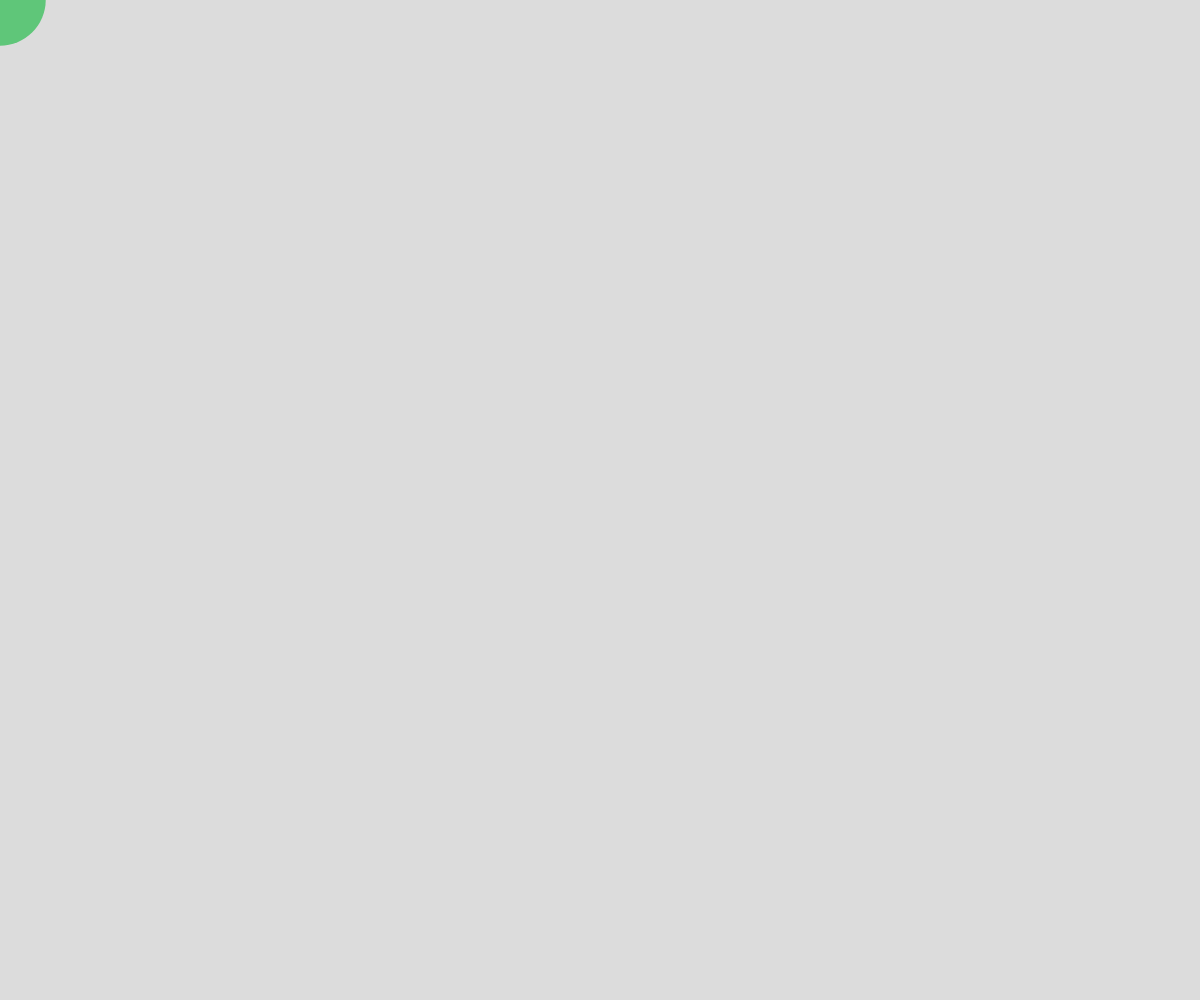
Frame 1 (no input)
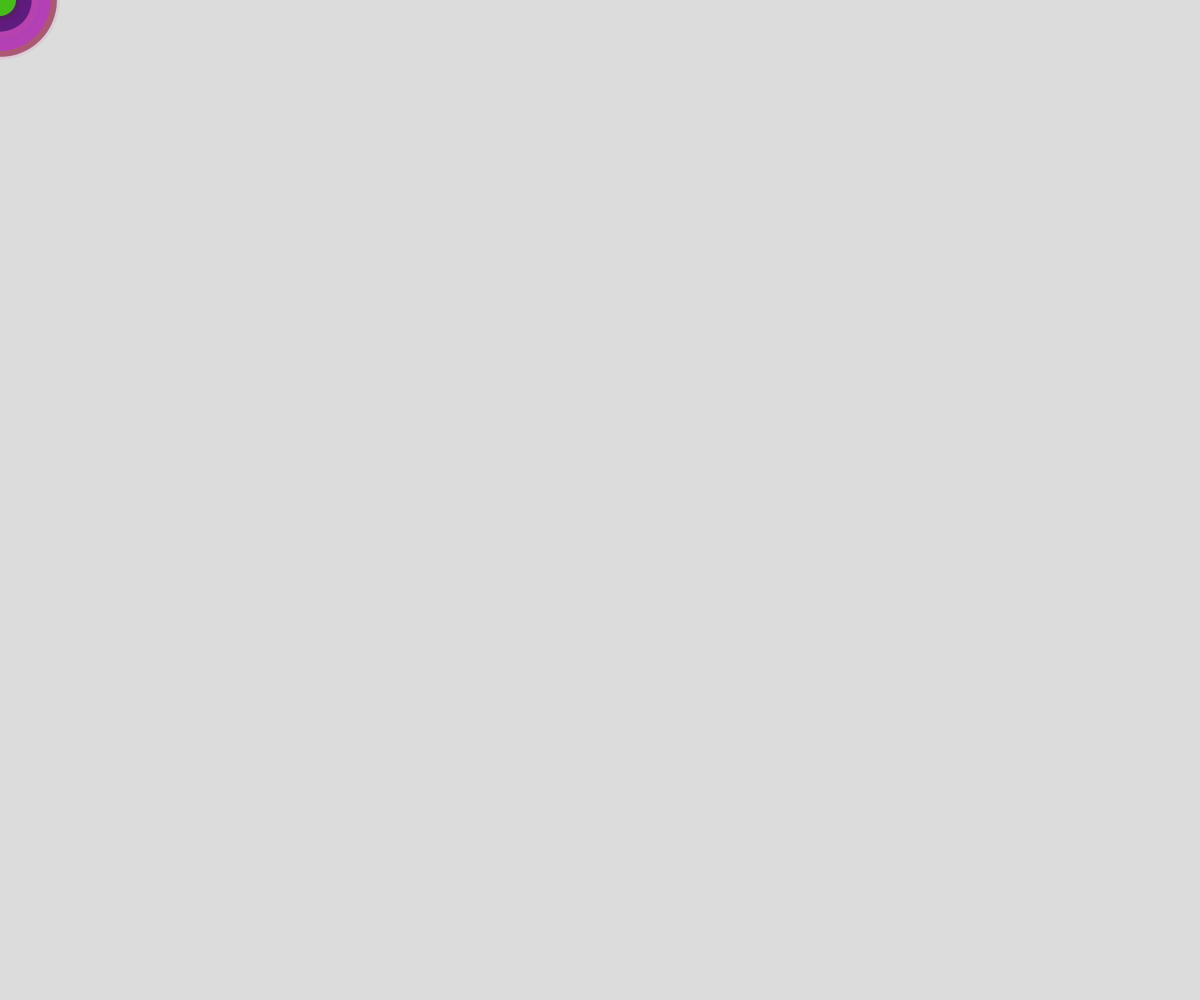
Frame 60 (no input)
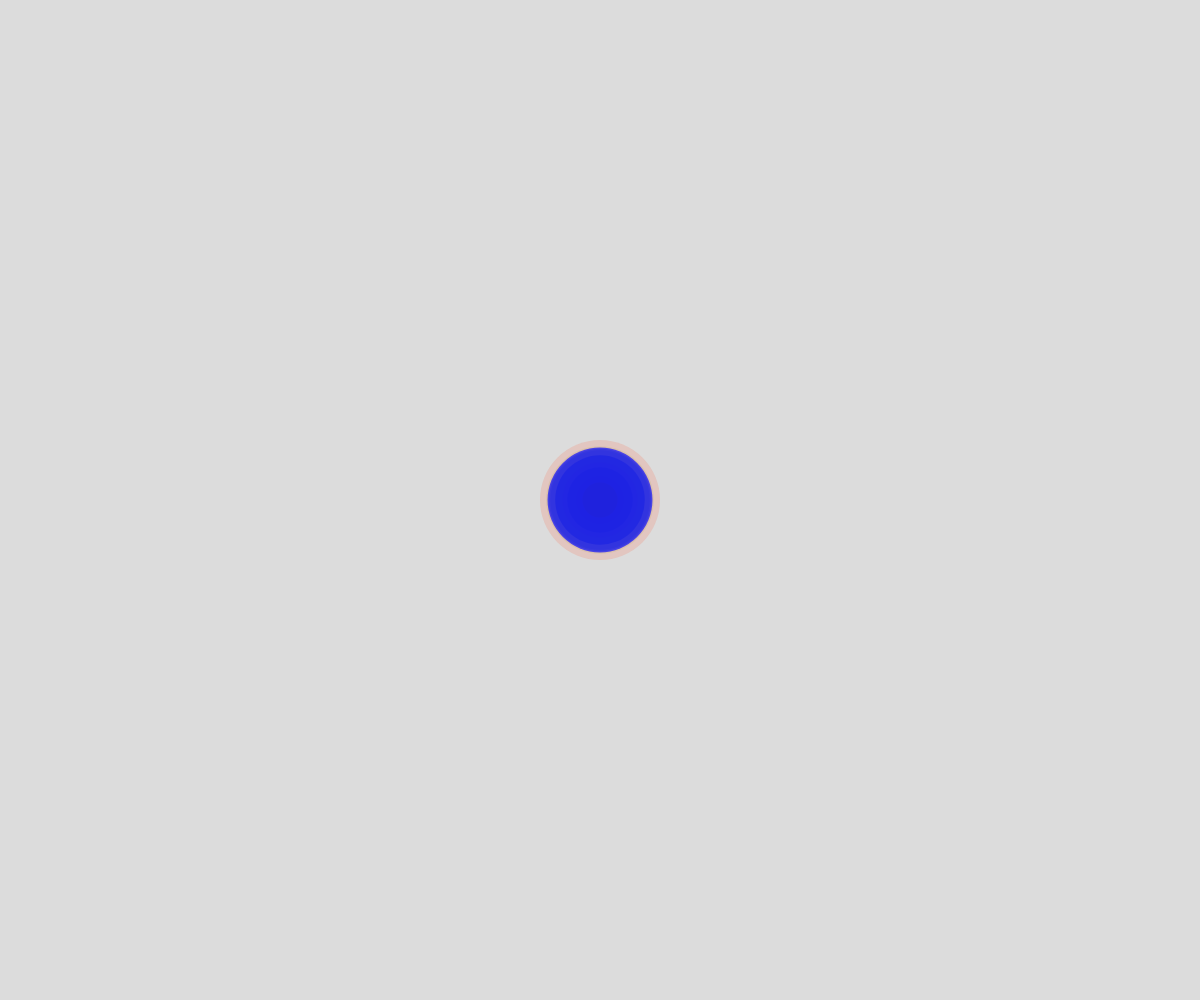
Frame 120 (the mouse pressed at the canvas centre since frame 60)

The p5.js sketch that drew these frames (run headless with seeded random() and noise() and a simulated clock; from frame 60 on, the mouse is pressed at the canvas centre):

// p5.js sketch
// ── sketch.js
const maxCircles = 20;
let circles = [];

function setup() {
  createCanvas(windowWidth, windowHeight);
  noStroke();
  background(220);
  frameRate(20);
}

function draw() {
  background(220);
  circles.push({ x: mouseX, y: mouseY, size: 20+random(100), r: random(255), g: random(255), b: random(255) });

  // Remove the oldest circle if there are more than 10
  if (circles.length > maxCircles) {
    circles.shift();
  }

  // Draw all circles
  const alphaDelta = 200 / maxCircles;
  let alpha = 200 - circles.length * alphaDelta
  for (let circle of circles) {
    fill(circle.r, circle.g, circle.b, alpha);
    alpha += alphaDelta;
    ellipse(circle.x, circle.y, circle.size);
  }
}

function mousePressed() {
  circles = [];
  background(220);
}
